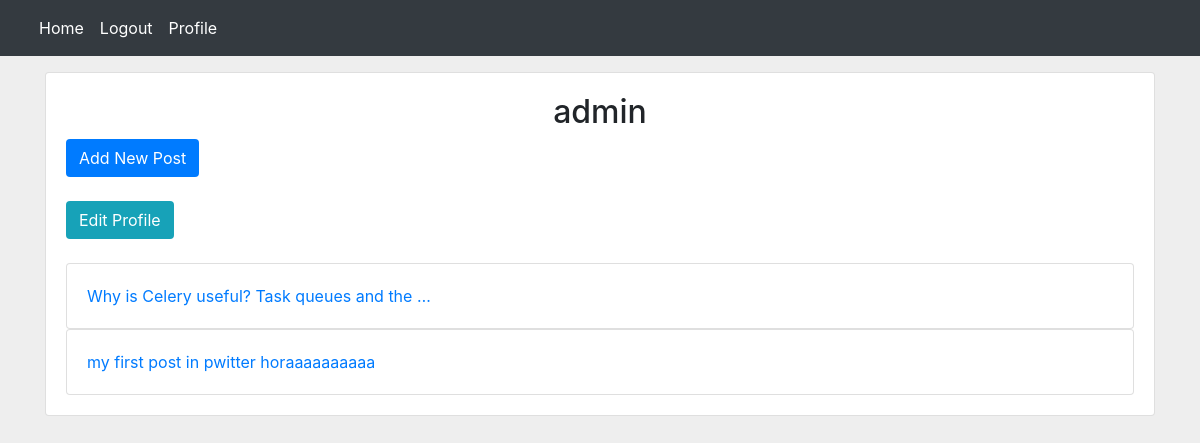
The page /account/profile/1/ (signed in) on the database as committed earlier.
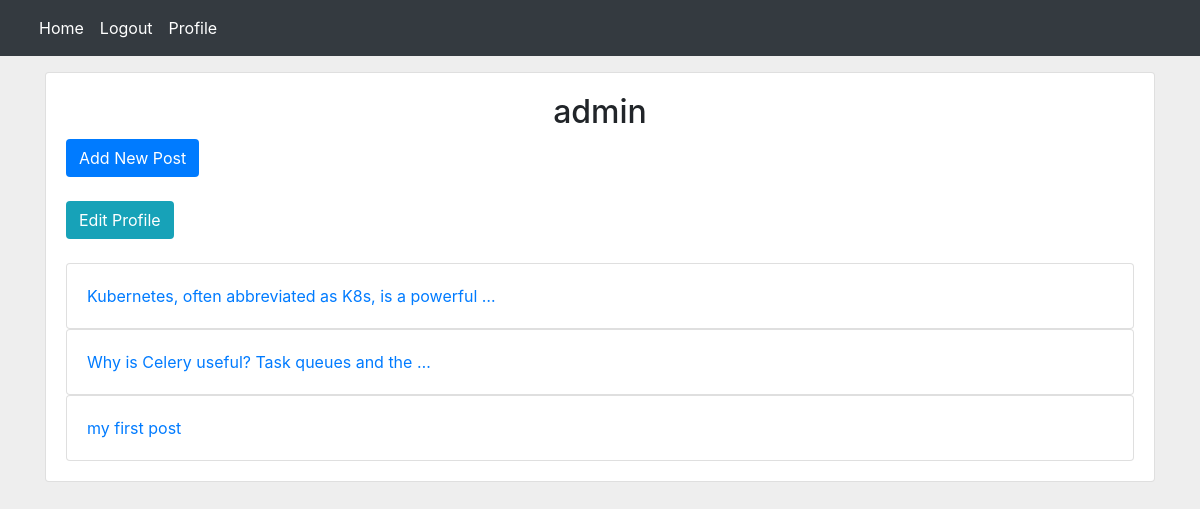
The same page on the database as committed later.
### home/models.py (models this page shows, shortened)
class Post(models.Model):
    user = models.ForeignKey(User, on_delete=models.CASCADE, related_name='posts')
    body = models.TextField()
    slug = models.SlugField()
    title = models.CharField(max_length=100, null=True, blank=True)  # proper format to add new field after migration
    created = models.DateTimeField(auto_now_add=True)
    updated = models.DateTimeField(auto_now=True)
    class Meta:
        ordering = ('-created',)  # model wide order_by filter
    def get_absolute_url(self):
        return reverse('home:post_detail', args=(self.id, self.slug))

### account/views.py (the view)
# urls.py: path('profile/<int:user_id>/', views.UserProfileView.as_view(), name='user_profile'),
class UserProfileView(LoginRequiredMixin, View):
    def get(self, request, user_id):
        user = get_object_or_404(User, id=user_id)
        posts = user.posts.all()
        is_following = False
        following_relation = Relation.objects.filter(from_user=request.user, to_user=user)
        if following_relation.exists():
            is_following = True
        return render(request, 'account/profile.html', {'user': user, 'posts': posts, "is_following": is_following})

### account/templates/account/profile.html (shortened to what this page needs)
{% extends 'base.html' %}
{% block content %}
    <div class="row">
        <div class="col-md-12">
            <div class="card gedf-card">
                <div class="card-body">
                    <h2 class="text-center">{{ user.username }}</h2>
                    {% if request.user.id == user.id %}
                        <a href="{% url 'home:post_create' %}" class="btn bg-primary text-white">Add New Post</a> <br>
                        <br>
                        <a href="{% url 'account:edit_profile' %}" class="btn bg-info text-white">Edit Profile</a> <br>
                        <br>
                    {% endif %}
                    {% for post in posts %}
                        <div class="card">
                            <a href="{{ post.get_absolute_url }}" class="card-body">{{ post.body|truncatewords:8 }}</a>
                        </div>
                    {% endfor %}
                </div>
            </div>
        </div>
    </div>
{% endblock %}

Rows that differ between the two databases and show on the page:
added Post: body "Kubernetes, often abbreviated as K8s, is a powerful …"
changed Post: body "my first post in pwitter horaaaaaaaaaa" → "my first post"
